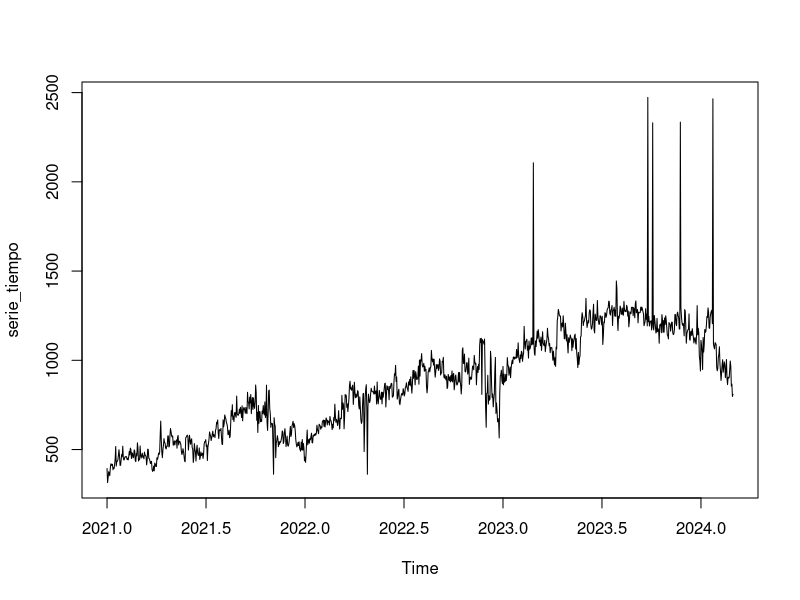
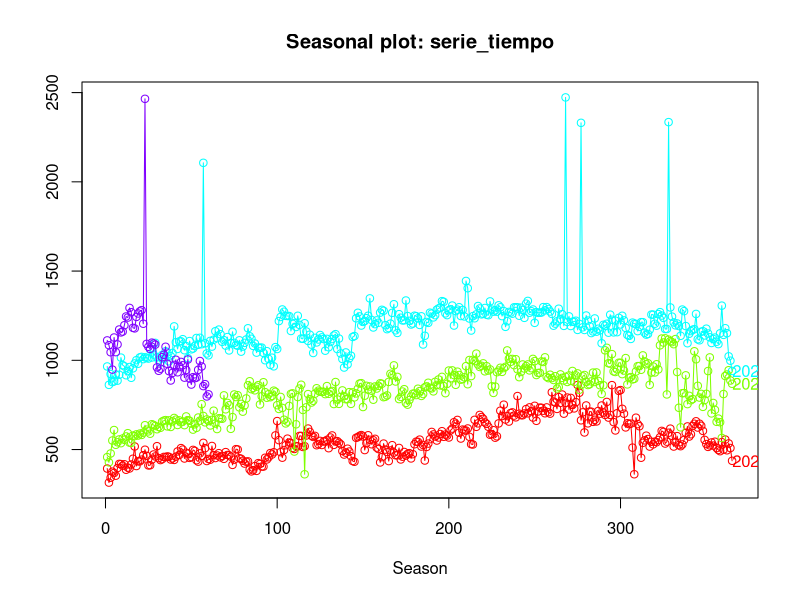
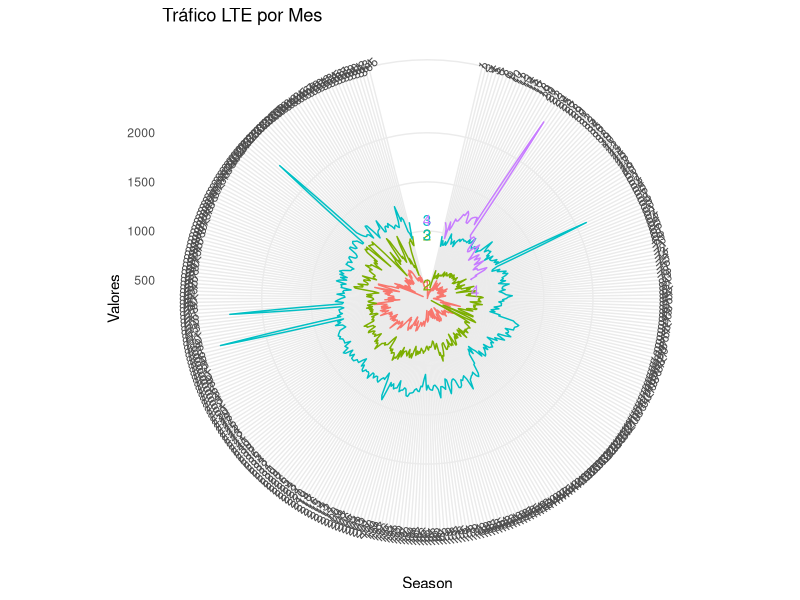
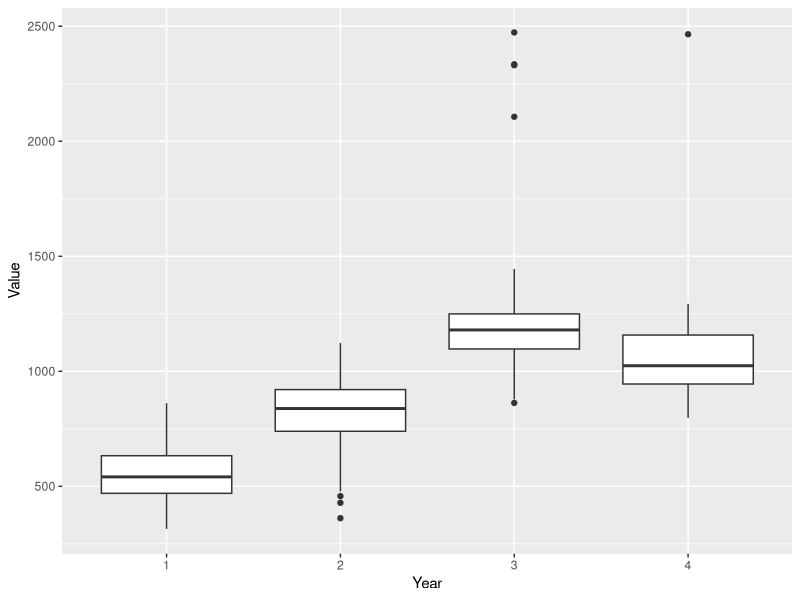
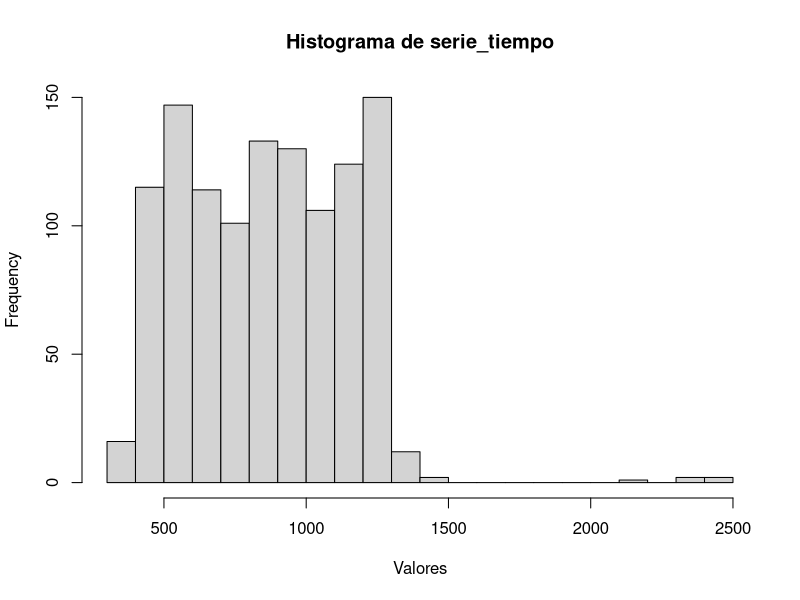
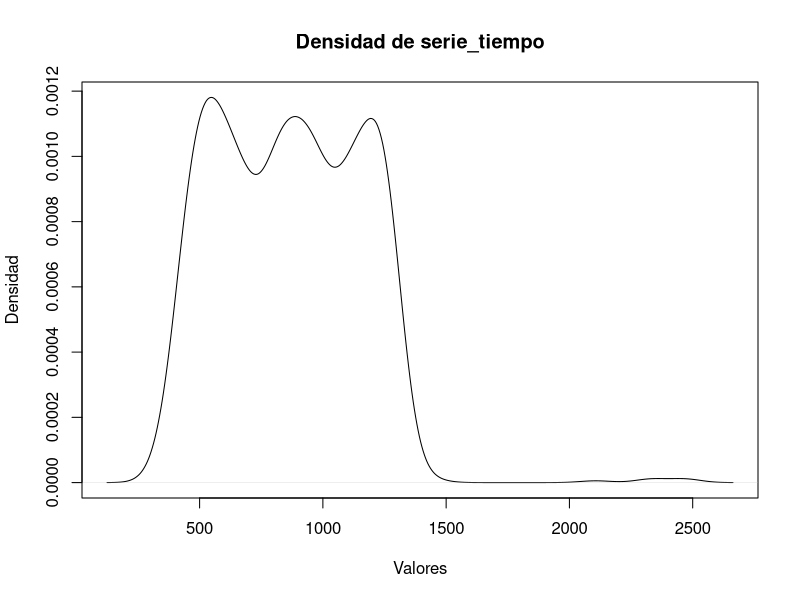
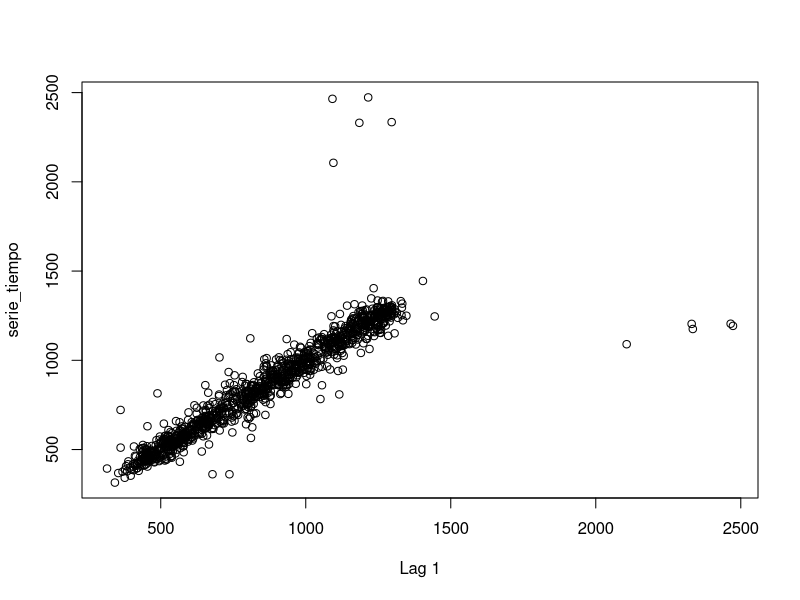
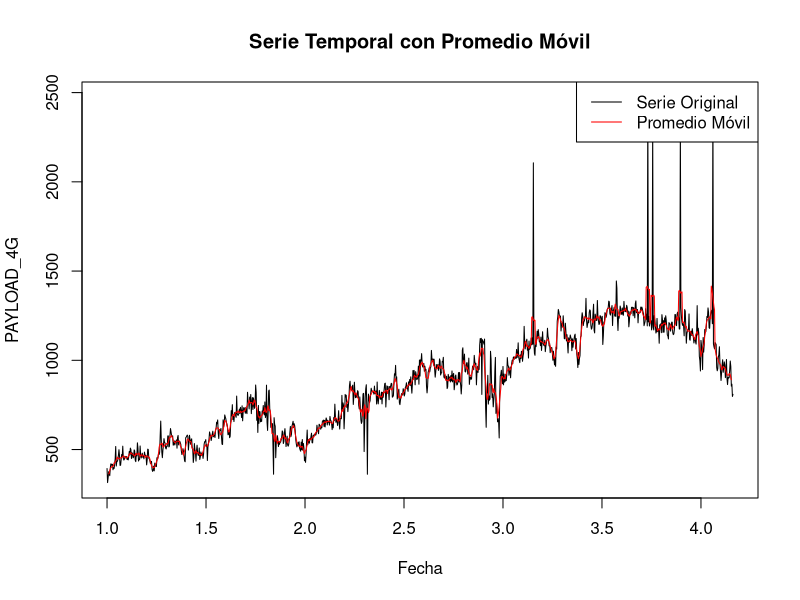

Write R code to recreate these figures, in order.
## ---- chunk 1
data_sitio <- read.csv("data_sitio.csv", sep = ";")
## ---- chunk 2
library(lubridate)
library(zoo)
library(TTR) # libreria promedios móviles
library(forecast) #  libreria estacionalidad y rezagos
library(tseries)

## ---- chunk 3
data_sitio$M_FECHA_DIA <- as.Date(data_sitio$M_FECHA_DIA)
data_sitio <- data_sitio[order(data_sitio$M_FECHA_DIA), ]
## ---- chunk 4

fecha_inicio <- min(data_sitio$M_FECHA_DIA)
n_dias <- as.numeric(max(data_sitio$M_FECHA_DIA) - fecha_inicio) + 1
fecha_max <- max(data_sitio$M_FECHA_DIA)
fecha_inicio
fecha_max
## ---- chunk 5
fecha_inicio
fecha_max
## ---- chunk 6
fechas_completas <- seq(fecha_inicio, by = "day", length.out = n_dias)
if(length(fechas_completas) != nrow(data_sitio)) {
  warning("Hay fechas faltantes en los datos. Deberás interpolar o manejar los valores faltantes antes de continuar.")
}
## ---- chunk 7

selected_columns <- data_sitio[, c("M_FECHA_DIA", "PAYLOAD_4G")]
head(selected_columns)
## ---- chunk 8

serie_tiempo <- ts(
    data_sitio$PAYLOAD_4G, 
    start=c(as.numeric(format(fecha_inicio, "%Y")), as.numeric(format(fecha_inicio, "%j"))),
    frequency=365
    )

## ---- chunk 9
class(serie_tiempo)
## ---- chunk 10
start_time <- start(serie_tiempo)
end_time <- end(serie_tiempo)
frequency <- frequency(serie_tiempo)
min_date <- as.Date(paste(start_time[1], start_time[2], sep="-"), "%Y-%j")
max_date <- as.Date(paste(end_time[1], (end_time[2]-1) / frequency * 365, sep="-"), "%Y-%j")

min_date
max_date

## ---- chunk 11
plot(serie_tiempo)
## ---- chunk 12
seasonplot(serie_tiempo,col=rainbow(4),year.labels = TRUE)
## ---- chunk 13

# Cargar las bibliotecas necesarias
library(forecast)
library(ggplot2)

# Asegurar que serie_tiempo es una serie de tiempo con la frecuencia correcta
# (opcional: ajustar la serie a una frecuencia de 365 días por año)
serie_tiempo <- ts(serie_tiempo, frequency = 365)

# Usar ggseasonplot para visualizar la serie de tiempo
p <- ggseasonplot(serie_tiempo, polar = TRUE, year.labels = TRUE, year.labels.left = TRUE) +
  labs(y = "Valores", title = "Tráfico LTE por Mes") +
  theme_minimal() +
  theme(axis.text.x = element_text(angle = 45, hjust = 1))  # Ajustar los textos del eje x si necesario

# Imprimir el plot
print(p)


## ---- chunk 14
library(ggplot2)
time_index <- time(serie_tiempo)
years <- as.integer(floor(time_index))
values <- as.numeric(serie_tiempo)
serie_df <- data.frame(Year = as.factor(years), Value = values)
ggplot(serie_df, aes(x = Year, y = Value)) + geom_boxplot()


## ---- chunk 15

hist(serie_tiempo, breaks = 30, main = "Histograma de serie_tiempo", xlab = "Valores")


## ---- chunk 16

plot(density(serie_tiempo), main = "Densidad de serie_tiempo", xlab = "Valores", ylab = "Densidad")


## ---- chunk 17
lag <- 1  # Cambia esto para diferentes lags
plot(serie_tiempo[-(1:lag)], serie_tiempo[-((length(serie_tiempo)-(lag-1)):length(serie_tiempo))],
     xlab = paste("Lag", lag), ylab = "serie_tiempo")

## ---- chunk 18
promedio_movil <- rollmean(serie_tiempo, 7, fill = NA)

plot(serie_tiempo, main="Serie Temporal con Promedio Móvil", xlab="Fecha", ylab="PAYLOAD_4G")
lines(promedio_movil, col="red")
legend("topright", legend=c("Serie Original", "Promedio Móvil"), col=c("black", "red"), lty=1)

## ---- chunk 19
acf(serie_tiempo)

## ---- chunk 20
descomposicion <- decompose(serie_tiempo)

plot(descomposicion)


write.csv(serie_tiempo, "serie_tiempo.csv", row.names = FALSE)
